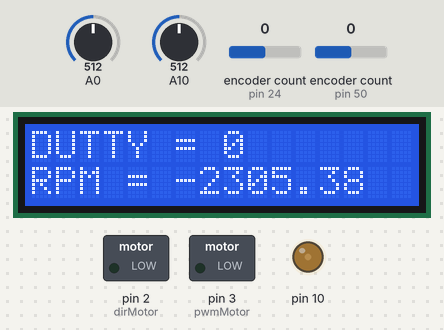
The sketch below on a simulated Arduino Mega 2560, built with avr-gcc and run on an emulated ATmega2560. On the bench: 16×2 character LCD, switched loads named in the sketch (green lamp = pin HIGH), output pins drawn as LEDs (lit = HIGH). Inputs (shaded band) come from the test bench; at power-on: A0 = 512, encoder count (sensors on pin 24, pin 50) 0, A10 = 512. What the sketch prints to the serial monitor is not drawn.

Above: at 1.2 s.
1.3 s: A0 set to 458
2.8 s: A0 set to 431
At 4.2 s:
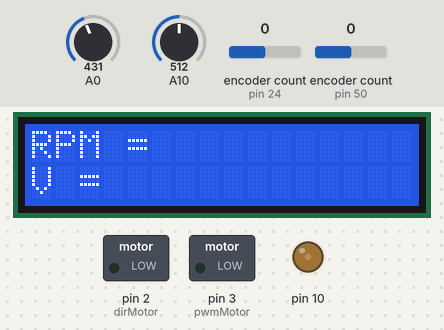
5.8 s: encoder count (sensor on pin 24) set to -1
At 7.3 s:
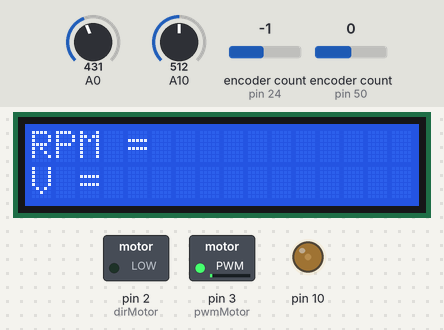
8.8 s: encoder count (sensor on pin 50) set to 1
At 10.2 s:
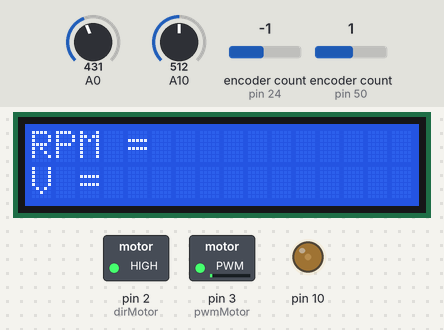
11.8 s: encoder count (sensor on pin 24) set to -2
At 12.6 s:
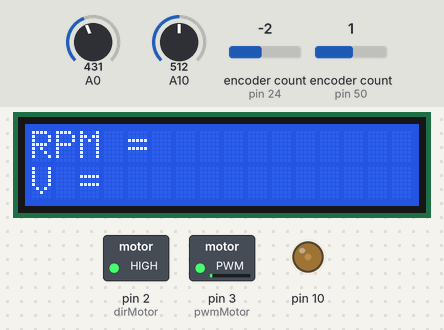
14.8 s: encoder count (sensor on pin 50) set to 2
At 14.95 s:
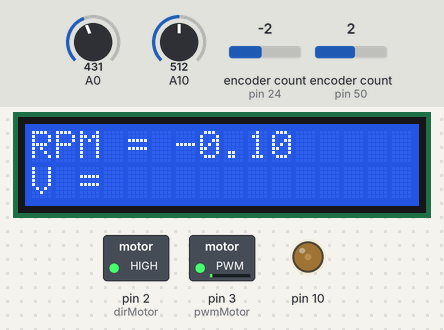
Timing chart, 0 to 17.8 s (numbered marks = the images above; inputs shaded):
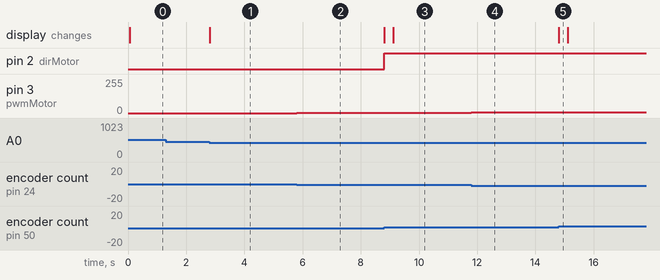

Measured:
- the behaviour switches between 450 and 449 on A0 (found by bisection; images 0 and 1)
- after the input at 2.8 s, the display: changes at once (image 1)
- after the input at 5.8 s, pin 3 (pwmMotor): 0/255 → 2/255 at once
- after the input at 8.8 s, pin 2 (dirMotor): LOW → HIGH at once; the display: first changes at once (image 3 shows a later state)
- after the input at 11.8 s, pin 3 (pwmMotor): 2/255 → 4/255 at once
- after the input at 14.8 s, the display: changes at once (image 5)

The sketch:

program_loadcell.ino
```cpp
#define ENCODER_OPTIMIZE_INTERRUPTS
#include <LiquidCrystal.h>
#include <Encoder.h>


int pr = 400; //ubah ke p/r dari motor yang anda gunakan

LiquidCrystal lcd (8, 9, 4, 5, 6, 7);
int lcd_key = 0;
int adc_key_in = 0;
Encoder encModule (24, 25);
Encoder encMotor (50, 52);
long positionModule =-999;
long positionMotor = -999;
// unsigned long PrevTime = 0;
float Voltage = 0, prevVolt = -1;
float vRead = 0;
float R1 = 30000;
float R2 = 3300;
int y = 0;
unsigned long PrevTime = 0;
unsigned long currentTime = 0;
unsigned long timeDiff = 0;

#define btnRIGHT 0
#define btnUP 1
#define btnDOWN 2
#define btnLEFT 3
#define btnSELECT 4
#define btnNONE 5
#define dirMotor 2
#define pwmMotor 3
int read_LCD_buttons() {
  adc_key_in = analogRead(0);
  if (adc_key_in> 1000) return btnNONE;
  if (adc_key_in < 50) return btnRIGHT;
  if (adc_key_in< 250) return btnUP;
  if (adc_key_in < 450) return btnDOWN;
  if (adc_key_in < 650) return btnLEFT;
  if (adc_key_in < 950) return btnSELECT;
  return btnNONE;
}
void setup() {
  Serial.begin(9600);
  lcd.begin(16, 2);
  lcd.setCursor(0,0);
  lcd.print ("DUTTY = ");
  lcd.setCursor(0,1);
  lcd.print ("RPM = ");
  pinMode (10, OUTPUT);
  // analogWrite (10,0); //plan 1
  analogWrite (10,50); //plan 2
  pinMode (dirMotor, OUTPUT);
  pinMode (pwmMotor, OUTPUT);
  digitalWrite (dirMotor, LOW);
  // digitalWrite (pwmMotor, HIGH); //plan 1
  analogWrite (pwmMotor,0); //plan 2
}

void loop() {

  long newEncModule, newEncMotor;
  newEncModule = encModule.read()/2;
  newEncMotor = encMotor.read();
  Serial.println(newEncMotor);

  if (newEncModule != positionModule) {
    int dutty = abs(newEncModule) % 256;
    int duttyCycle = dutty * 100 / 255;
    if(y == 0){
      lcd.setCursor(8, 0);
      lcd.print(duttyCycle);
      lcd.print("  ");
    }
    positionModule = newEncModule;
    // analogWrite (10,dutty); //plan 1
    analogWrite (pwmMotor,dutty); //plan2
    // Serial.println(duttyCycle);
  }

  if (abs(newEncMotor) != positionMotor) {
    // float RPM = (newEncMotor - positionMotor) / ((millis() - PrevTime)/1000) * 60 / pr; //abs
    // float RPM = (newEncMotor - positionMotor) / (millis() - PrevTime) * 1000 * 60 / pr; //abs
    // float RPM = (newEncMotor - positionMotor) / ((millis() - PrevTime)/1000) * 60 / pr;


    currentTime = millis();
    timeDiff = currentTime - PrevTime;
    float RPM = (-newEncMotor + positionMotor) * 60000.0 / (pr * timeDiff);
    PrevTime = currentTime;

    PrevTime = millis();
    lcd.setCursor(6, 1 - y);
    lcd.print(RPM); // /4
    positionMotor = newEncMotor;
    if(newEncModule < 0){
      digitalWrite (dirMotor, HIGH);
    }
    else digitalWrite (dirMotor, LOW);
    delay(50);
    // Serial.println(RPM);
  }


  vRead = analogRead(10) * 3.3 / 1024;
  Voltage = vRead / (R2 / (R1 + R2));
  if(prevVolt != Voltage){
    if(y ==1){
      lcd.setCursor(4, 1);
      lcd.print(Voltage);
    }
    // Serial.println(Voltage);
    prevVolt = Voltage;
  }


  lcd_key = read_LCD_buttons();

  switch (lcd_key) {
    case btnUP:{
      lcd.clear();
      lcd.setCursor(0,0);
      lcd.print ("DUTTY = ");
      lcd.setCursor(0,1);
      lcd.print ("RPM = ");
      y = 0;
      break;
    }
    case btnDOWN: {
      lcd.clear();
      lcd.setCursor(0,0);
      lcd.print ("RPM = ");
      lcd.setCursor(0,1);
      lcd.print ("V = ");
      y = 1;
      break;
    }
  }
}
```
